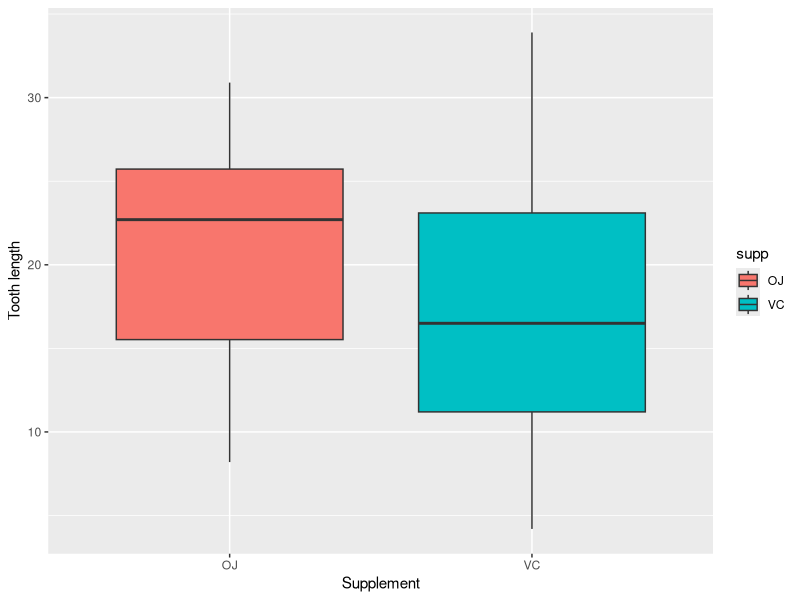
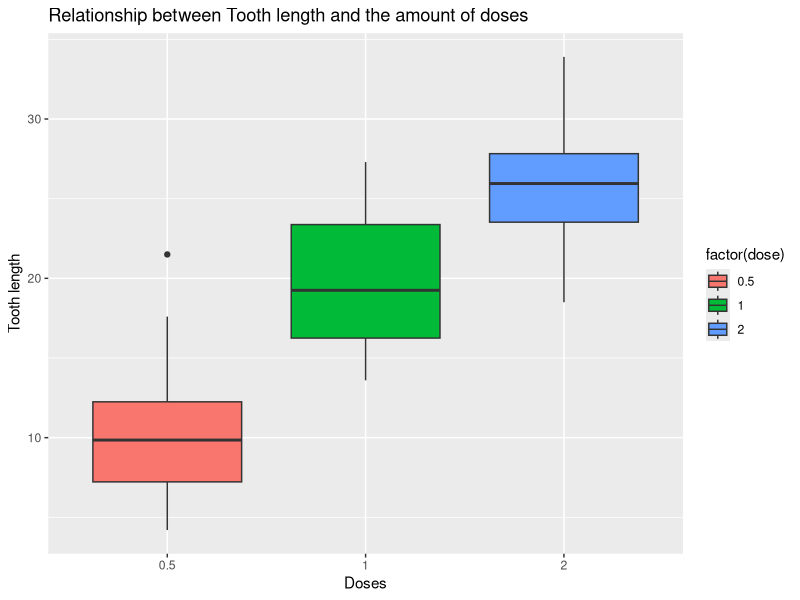

The R script that drew these images, in order:
## ---- chunk 1
library(datasets)
library(ggplot2)

data("ToothGrowth")
## ---- chunk 2
str(ToothGrowth)
## ---- chunk 3
summary(ToothGrowth)
## ---- chunk 4
unique(ToothGrowth$dose)
## ---- chunk 5
 ggplot(ToothGrowth,aes(supp,len)) + geom_boxplot(aes(fill=supp)) + xlab("Supplement")+ ylab("Tooth length")
## ---- chunk 6
g <- ggplot(ToothGrowth,aes(x=factor(dose),y=len)) + geom_boxplot(aes(fill=factor(dose))) + 
  xlab("Doses")+ylab("Tooth length")

g + labs(title="Relationship between Tooth length and the amount of doses")

## ---- chunk 7
t.test(len~supp,ToothGrowth[ToothGrowth$dose == .5,])
## ---- chunk 8
t.test(len~supp,ToothGrowth[ToothGrowth$dose == 1,])
## ---- chunk 9
t.test(len~supp,ToothGrowth[ToothGrowth$dose == 2,])
